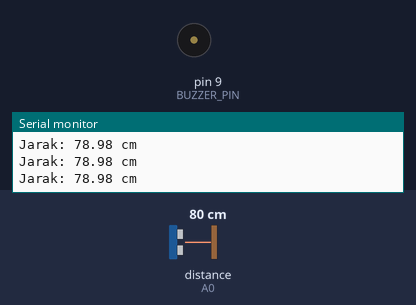
Simulated run of this sketch. Board: Arduino Uno, built with avr-gcc and run on an emulated ATmega328P. Parts: buzzer (waves = sounding, pin HIGH), the last lines printed to the serial monitor. Wiring (inferred from the names in the program): ultrasonic range finder: trigger A1; echo A0. The inputs (shaded band) are chosen by the test bench; at power-on: distance to the obstacle (sensor on A0) 80 cm. The echo pulse lasts 58.3 µs per cm; pins used as bus, display or sensor lines are not drawn.

Above: at 1.3 s.
1.4 s: distance to the obstacle (sensor on A0) set to 7 cm
2.9 s: distance to the obstacle (sensor on A0) set to 4 cm
At 3.17 s:
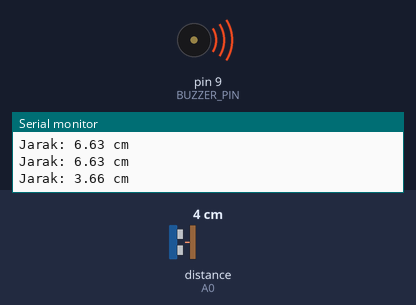
5.9 s: distance to the obstacle (sensor on A0) set to 9 cm
At 7.0 s:
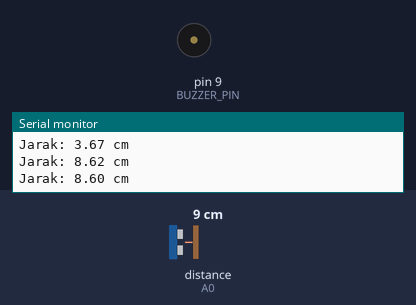
7.4 s: distance to the obstacle (sensor on A0) set to 2 cm
At 7.88 s:
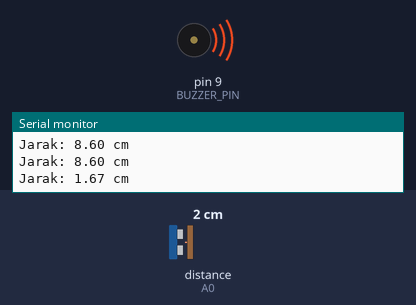
Timing chart, 0 to 11.4 s (numbered marks = the images above; inputs shaded):
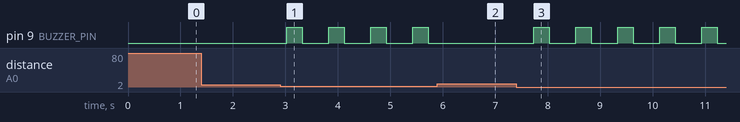

Measured:
- the behaviour switches between 6 and 5 cm on distance to the obstacle (sensor on A0) (found by bisection; images 0 and 1)
- after the input at 2.9 s, pin 9 (BUZZER_PIN): alternates HIGH for 0.30 s and LOW for 0.50 s, starting after 0.12 s
- after the input at 5.9 s, pin 9 (BUZZER_PIN): stops changing and stays LOW
- after the input at 7.4 s, pin 9 (BUZZER_PIN): alternates HIGH for 0.30 s and LOW for 0.50 s, starting after 0.33 s

The sketch:

alarm-jarak.ino
```cpp
#define TRIG_PIN A1      // Pin Trig sensor ultrasonik
#define ECHO_PIN A0     // Pin Echo sensor ultrasonik
#define BUZZER_PIN 9    // Pin untuk buzzer

void setup() {
  pinMode(TRIG_PIN, OUTPUT);
  pinMode(ECHO_PIN, INPUT);
  pinMode(BUZZER_PIN, OUTPUT);
  Serial.begin(9600);
}

void loop() {
  // Memicu pulsa pada sensor
  digitalWrite(TRIG_PIN, LOW);
  delayMicroseconds(2);
  digitalWrite(TRIG_PIN, HIGH);
  delayMicroseconds(10);
  digitalWrite(TRIG_PIN, LOW);

  // Membaca jarak
  long duration = pulseIn(ECHO_PIN, HIGH);
  float distance = duration * 0.034 / 2;

  // Menampilkan jarak di Serial Monitor
  Serial.print("Jarak: ");
  Serial.print(distance);
  Serial.println(" cm");

  // Logika untuk buzzer
  if (distance < 5) {    // Jika jarak kurang dari 20 cm
    digitalWrite(BUZZER_PIN, HIGH);
    delay(300);
    digitalWrite(BUZZER_PIN, LOW);
  } else {
    digitalWrite(BUZZER_PIN, LOW);
  }

  delay(500); // Baca setiap 500 ms
}
```
